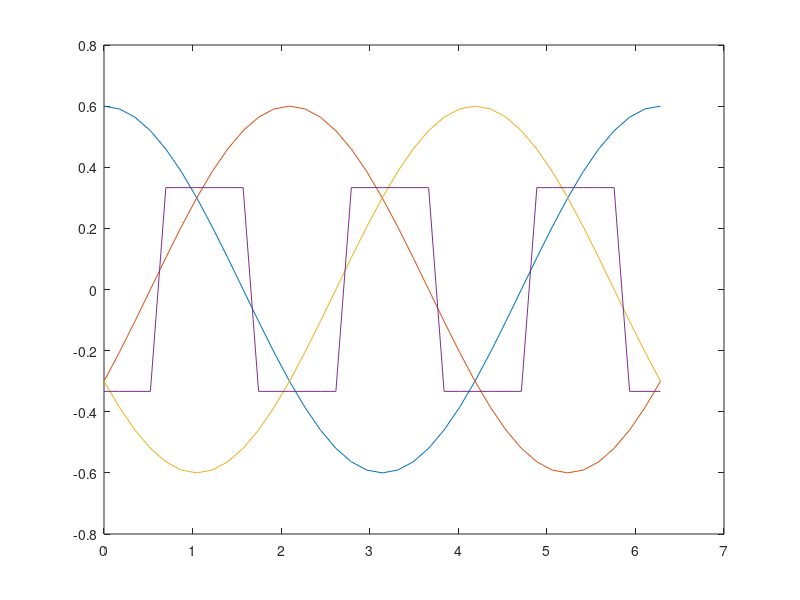
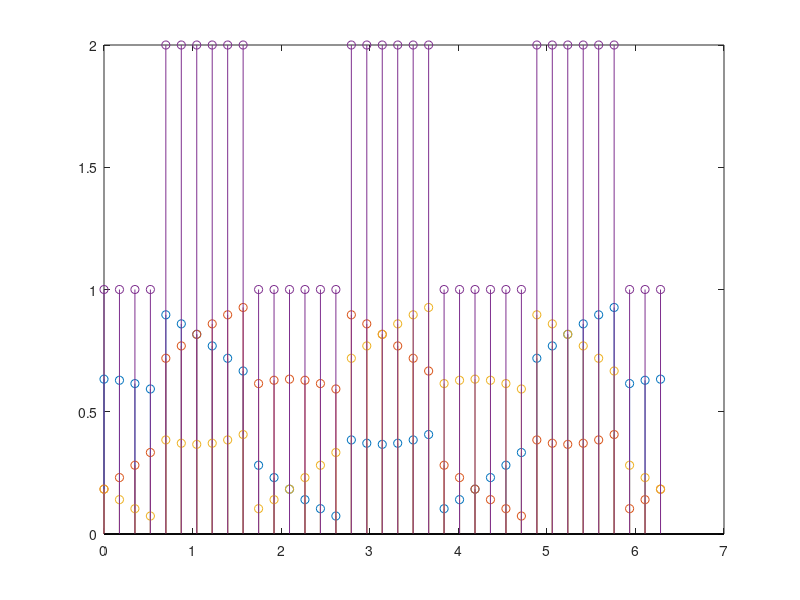

Recreate these plots in MATLAB, in order.
ma=0.6;
theta=linspace(0,2*pi,37);

% theta=pi/180*[0 45 90 135 180 225 270 315]

phA=ma*cos(theta);
phB=ma*cos(theta-2*pi/3);
phC=ma*cos(theta+2*pi/3);
common_mode= -sign(ma*cos(3*theta))/3;



figure();
plot(theta,phA) 
hold on
plot(theta,phB) 
hold on
plot(theta,phC) 
hold on
plot(theta,common_mode) 

duty_ratios_phA= (1+phA+common_mode)/2;
duty_ratios_phB= (1+phB+common_mode)/2;
duty_ratios_phC= (1+phC+common_mode)/2;


figure();
stem(theta,duty_ratios_phA) 
hold on
stem(theta,duty_ratios_phB) 
hold on
stem(theta,duty_ratios_phC) 
hold on
stem(theta,duty_ratios_phA+duty_ratios_phB+duty_ratios_phC) 
hold on

PhiA = 0*duty_ratios_phA; % Explicitly set to single

PhiB=360*mod((duty_ratios_phA+duty_ratios_phB)/2,1);

PhiC =360*mod((duty_ratios_phA+2*duty_ratios_phB+duty_ratios_phC)/2,1);

duty_without_phA=(1+phA)/2;
duty_without_phB=(1+phB)/2;
duty_without_phC=(1+phC)/2;

theta*180/pi
[duty_without_phA;duty_without_phB;duty_without_phC; duty_without_phA+duty_without_phB+duty_without_phC ]
[ duty_ratios_phA;duty_ratios_phB;duty_ratios_phC; duty_ratios_phA+duty_ratios_phB+duty_ratios_phC]
[PhiA;  PhiB ; PhiC]
